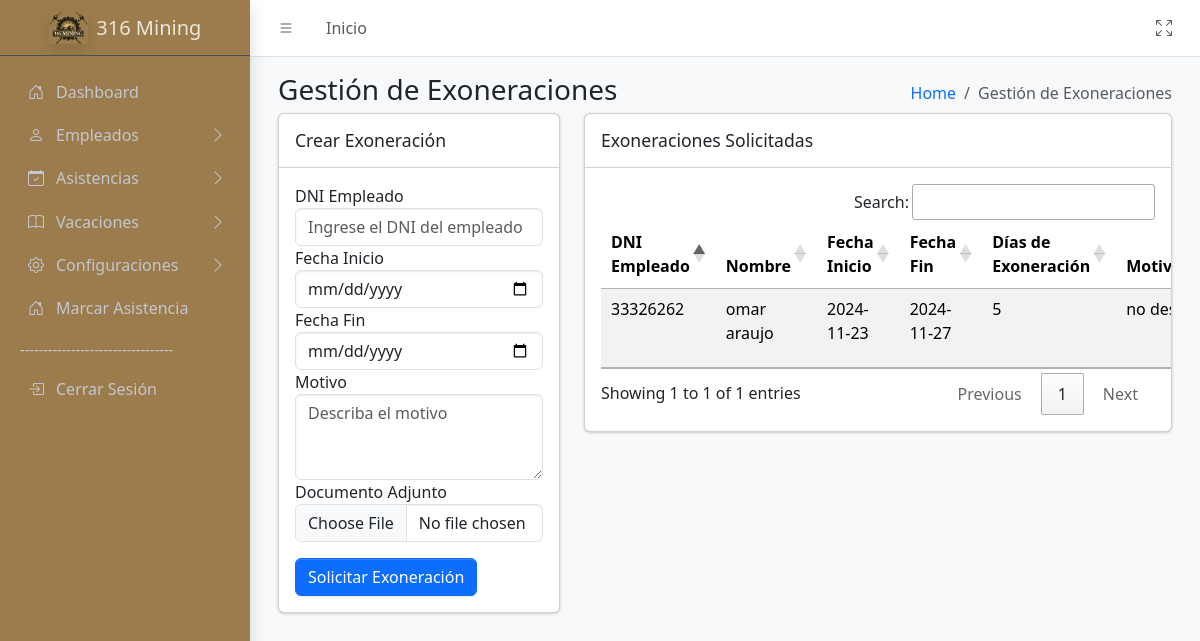
/sistema/controller/AsistenciasController/ExoneracionesController.php?action=MostrarExoneraciones (signed in), run on the app's committed database.
### tables this page shows
CREATE TABLE `exoneraciones` (
  `idExoneraciones` int(11) NOT NULL,
  `idEmpleado` int(11) NOT NULL,
  `fecha_inicio` date NOT NULL,
  `fecha_fin` date NOT NULL,
  `motivo` varchar(255) NOT NULL,
  `documento` varchar(255) DEFAULT NULL
);

CREATE TABLE `empleados` (
  `idEmpleado` int(11) NOT NULL,
  `nombres` varchar(50) NOT NULL,
  `apellidos` varchar(50) NOT NULL,
  `dni` varchar(8) NOT NULL,
  `correo` varchar(50) NOT NULL,
  `telefono` varchar(15) DEFAULT NULL,
  `idPuesto` int(11) DEFAULT NULL,
  `idTurno` int(11) DEFAULT NULL,
  `estado` enum('Activo','Inactivo') DEFAULT 'Activo',
  `habilitado` tinyint(1) NOT NULL,
  `idApp` varchar(10) DEFAULT NULL COMMENT 'id para la app',
  `passwordApp` varchar(20) DEFAULT NULL COMMENT 'contra para la app',
  `idmarcar` varchar(5) NOT NULL,
  `passmarcar` varchar(5) NOT NULL
);

### sistema/controller/BaseController.php (called while the page is built, shortened)
<?php
class BaseController {
        protected function loadView($view,
                                        $data = [],
                                        $additionalCss = [],
                                        $additionalJs = [],
                                        $title = 'Sistema') {
                                    include __DIR__ . '/../view/templates/layout.php';
    }
}
?>

### sistema/model/conexion.php (called while the page is built, shortened)
<?php
class Database {
    public function __construct() {
        try {
            $host = 'localhost';
            $dbname = 'biometrico';
            $username = 'root';
            $password = '';
            $this->conn = new PDO("mysql:host=$host;dbname=$dbname", $username, $password);
        } catch (PDOException $e) {
            echo "Error de conexión: " . $e->getMessage();
            exit();
        }
    }
}
?>

### sistema/model/AsistenciasModel/ExoneracionesModel.php (called while the page is built, shortened)
<?php
require_once __DIR__ . '/../conexion.php';
class Exoneraciones extends Database {
    public function obtenerExoneraciones() {
        $query = "
            SELECT
                e.dni AS dniEmpleado,
                CONCAT(e.nombres, ' ', e.apellidos) AS nombreEmpleado,
                ex.fecha_inicio,
                ex.fecha_fin,
                ex.motivo,
                ex.documento,
                ex.idExoneraciones
            FROM exoneraciones ex
            INNER JOIN empleados e ON ex.idEmpleado = e.idEmpleado
        ";
        $stmt = $this->conn->query($query);
        return $stmt->fetchAll(PDO::FETCH_ASSOC);
    }
}
?>

### sistema/view/Asistencias/Exoneraciones.php (the view, shortened to what this page needs)
<div class="app-content">
    <div class="container-fluid">
        <div class="row">
            <div class="col-sm-6">
                <h3 class="mb-0">Gestión de Exoneraciones</h3>
            </div>
            <div class="col-sm-6">
                <ol class="breadcrumb float-sm-end">
                    <li class="breadcrumb-item"><a href="/biometrico/sistema/controller/DashboardController/DashboardController.php?action=MostrarDashboard">Home</a></li>
                    <li class="breadcrumb-item active" aria-current="page">Gestión de Exoneraciones</li>
                </ol>
            </div>
        </div>
        <div class="row">
            <div class="col-lg-4">
                <div class="card mb-4">
                    <div class="card-header">
                        <h3 class="card-title">Crear Exoneración</h3>
                    </div>
                    <div class="card-body">
                        <form action="/biometrico/sistema/controller/AsistenciasController/ExoneracionesController.php?action=solicitarExoneracion" method="POST" enctype="multipart/form-data">
                            <div class="form-group">
                                <label for="dniEmpleado">DNI Empleado</label>
                                <input type="text" class="form-control" id="dniEmpleado" name="dniEmpleado" placeholder="Ingrese el DNI del empleado" required>
                            </div>
                            <div class="form-group">
                                <label for="fecha_inicio">Fecha Inicio</label>
                                <input type="date" class="form-control" id="fecha_inicio" name="fecha_inicio" required>
                            </div>
                            <div class="form-group">
                                <label for="fecha_fin">Fecha Fin</label>
                                <input type="date" class="form-control" id="fecha_fin" name="fecha_fin" required>
                            </div>
                            <div class="form-group">
                                <label for="motivo">Motivo</label>
                                <textarea class="form-control" id="motivo" name="motivo" rows="3" placeholder="Describa el motivo" required></textarea>
                            </div>
                            <div class="form-group">
                                <label for="documento">Documento Adjunto</label>
                                <input type="file" class="form-control" id="documento" name="documento">
                            </div>
                            <button type="submit" class="btn btn-primary mt-3">Solicitar Exoneración</button>
                        </form>
                    </div>
                </div>
            </div>
            <div class="col-lg-8">
                <div class="card mb-4">
                    <div class="card-header">
                        <h3 class="card-title">Exoneraciones Solicitadas</h3>
                    </div>
                    <div class="card-body table-responsive">
                        <table id="dataTable" class="table table-striped">
                            <thead>
                                <tr>
                                    <th>DNI Empleado</th>
                                    <th>Nombre</th>
                                    <th>Fecha Inicio</th>
                                    <th>Fecha Fin</th>
                                    <th>Días de Exoneración</th>
                                    <th>Motivo</th>
                                </tr>
                            </thead>
                            <tbody>
                                <?php if (!empty($exoneraciones)): ?>
                                    <?php foreach ($exoneraciones as $exoneracion): ?>
                                        <tr>
                                            <td><?= $exoneracion['dniEmpleado'] ?></td>
                                            <td><?= $exoneracion['nombreEmpleado'] ?></td>
                                            <td><?= $exoneracion['fecha_inicio'] ?></td>
                                            <td><?= $exoneracion['fecha_fin'] ?></td>
                                            <td>
                                                <?php
                                                $diasExoneracion = (strtotime($exoneracion['fecha_fin']) - strtotime($exoneracion['fecha_inicio'])) / 86400 + 1;
                                                echo $diasExoneracion;
                                                ?>
                                            </td>
                                            <td><?= $exoneracion['motivo'] ?></td>
                                        </tr>
                                    <?php endforeach; ?>
                                <?php else: ?>
                                    <tr>
                                        <td colspan="8" class="text-center">No hay datos disponibles.</td>
                                    </tr>
                                <?php endif; ?>
                            </tbody>
                        </table>
                    </div>
                </div>
            </div>
        </div>
    </div>
</div>

### data on the page
exoneraciones: idEmpleado.dni "33326262", nombreEmpleado "omar araujo", fecha_inicio "2024-11-23", fecha_fin "2024-11-27", diasExoneracion "5", motivo "no…"
